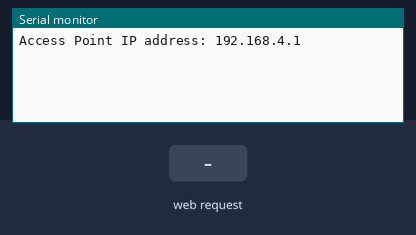
A program run on a simulated ESP32. On the bench: the last lines printed to the serial monitor. The test bench sets the inputs (shaded band).

Above: at 11.2 s.
11.3 s: HTTP request GET / received
At 12.2 s:
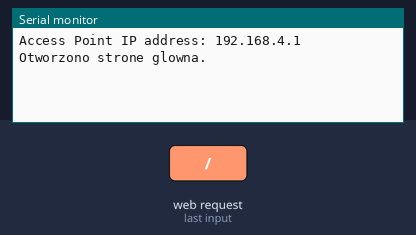
12.8 s: HTTP request GET /klik received
At 13.3 s:
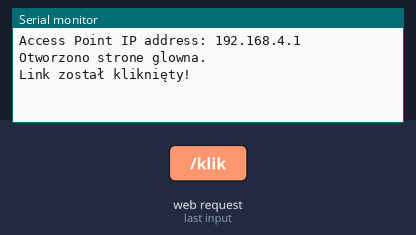

Measured:
- after the input at 11.3 s, the serial monitor: prints a new line at once (image 1)
- after the input at 12.8 s, the serial monitor: prints a new line at once (image 2)

The program:

main.cpp
```cpp
#include <WiFi.h>
#include <ESPAsyncWebServer.h>

const char* ssid = "ESP32_Hotspot";
const char* password = "12345678";

AsyncWebServer server(80);

void setup() {
  Serial.begin(115200);
  delay(10000);

  WiFi.softAP(ssid, password);

  Serial.print("Access Point IP address: ");
  Serial.println(WiFi.softAPIP());

  server.on("/", HTTP_GET, [](AsyncWebServerRequest* request) {
    Serial.println("Otworzono strone glowna.");
    request->send(200, "text/html",
                  "<html><body>"
                  "<h1>Witaj na ESP32!</h1>"
                  "<a href=\"/klik\">Kliknij tutaj</a>"
                  "</body></html>");
  });

  server.on("/klik", HTTP_GET, [](AsyncWebServerRequest* request) {
    Serial.println("Link został kliknięty!");
    request->send(200, "text/html", "<html><body><h1>Link kliknięty!</h1></body></html>");
  });

  server.begin();
}

void loop() {}
```
